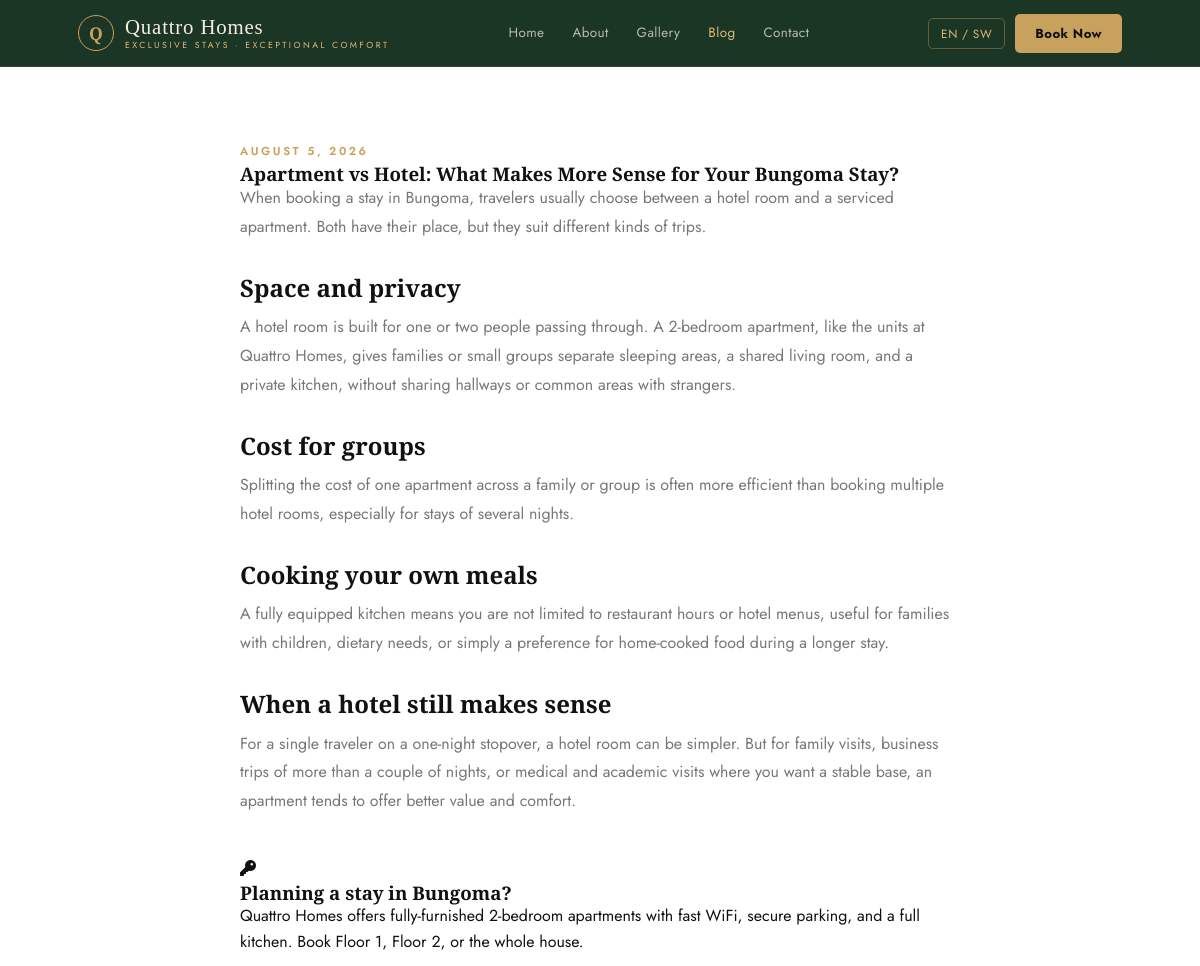
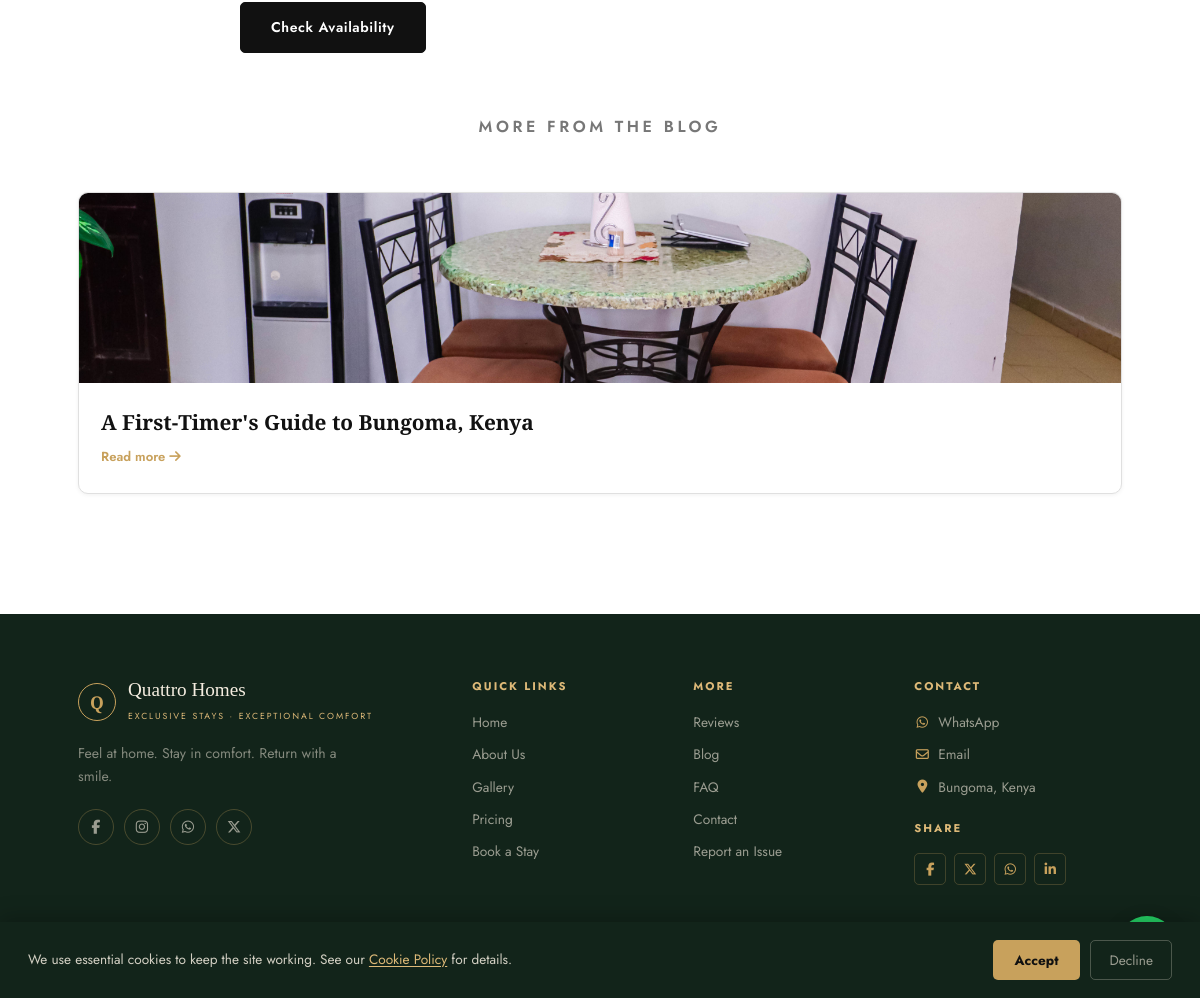
Page /blog-post.php?slug=apartment-vs-hotel-bungoma on the committed database (2 pictures, top to bottom).
### tables this page shows
CREATE TABLE IF NOT EXISTS blog_posts (
    id INT AUTO_INCREMENT PRIMARY KEY,
    title VARCHAR(200) NOT NULL,
    slug VARCHAR(220) NOT NULL UNIQUE,
    excerpt VARCHAR(300) DEFAULT NULL,
    content MEDIUMTEXT NOT NULL,
    cover_image VARCHAR(255) DEFAULT NULL,
    meta_description VARCHAR(300) DEFAULT NULL,
    status ENUM('draft','published') NOT NULL DEFAULT 'draft',
    created_at TIMESTAMP DEFAULT CURRENT_TIMESTAMP,
    updated_at TIMESTAMP DEFAULT CURRENT_TIMESTAMP ON UPDATE CURRENT_TIMESTAMP
);

### blog-post.php (the view, shortened to what this page needs)
<?php
$slug = trim($_GET['slug'] ?? '');
$post = null;
$relatedPosts = [];
try {
    $pdo = getDB();
    if ($slug !== '') {
        $stmt = $pdo->prepare("SELECT * FROM blog_posts WHERE slug = :slug AND status = 'published'");
        $stmt->execute([':slug' => $slug]);
        $post = $stmt->fetch(PDO::FETCH_ASSOC);
    }
    if ($post) {
        $relStmt = $pdo->prepare("SELECT title, slug FROM blog_posts WHERE status = 'published' AND id != :id ORDER BY created_at DESC LIMIT 3");
        $relStmt->execute([':id' => $post['id']]);
        $relatedPosts = $relStmt->fetchAll(PDO::FETCH_ASSOC);
    }
} catch (Exception $e) {
    $post = null;
}
?>
<!DOCTYPE html>
<html lang="en">
<head>
<?php include __DIR__ . '/includes/head.php'; ?>
</head>
<body>
<?php include __DIR__ . '/includes/nav.php'; ?>
<section style="padding-top:70px;">
  <div class="container">
    <?php if (!$post): ?>
      <div class="section-head">
        <h2>Post not found</h2>
        <p>This article may have been moved or unpublished.</p>
        <div class="hero-actions">
          <a href="blog.php" class="btn btn-primary">Back to Blog</a>
        </div>
      </div>
    <?php else: ?>
      <article class="blog-article">
        <p class="eyebrow"><?php echo htmlspecialchars(date('F j, Y', strtotime($post['created_at']))); ?></p>
        <h1><?php echo htmlspecialchars($post['title']); ?></h1>
        <div class="blog-article-body">
          <?php echo $post['content']; ?>
        </div>
        <div class="referral-card" style="margin-top:40px;">
          <div class="referral-icon"><i class="fa-solid fa-key"></i></div>
          <div>
            <h3>Planning a stay in Bungoma?</h3>
            <p>Quattro Homes offers fully-furnished 2-bedroom apartments with fast WiFi, secure parking, and a full kitchen. Book Floor 1, Floor 2, or the whole house.</p>
            <div class="hero-actions" style="justify-content:flex-start;margin-top:14px;">
              <a href="book.php" class="btn btn-primary">Check Availability</a>
            </div>
          </div>
        </div>
      </article>
      <?php if ($relatedPosts): ?>
      <div class="section-head" style="margin-top:60px;">
        <p class="eyebrow">More from the blog</p>
      </div>
      <div class="blog-grid">
        <?php foreach ($relatedPosts as $rp): ?>
          <a class="blog-card" href="blog-post.php?slug=<?php echo urlencode($rp['slug']); ?>">
            <img src="images/floor2/IMG_5856.jpg" alt="<?php echo htmlspecialchars($rp['title']); ?>" loading="lazy">
            <div class="blog-card-body">
              <h3><?php echo htmlspecialchars($rp['title']); ?></h3>
              <span class="blog-read-more">Read more <i class="fa-solid fa-arrow-right"></i></span>
            </div>
          </a>
        <?php endforeach; ?>
      </div>
      <?php endif; ?>
    <?php endif; ?>
  </div>
</section>
<?php include __DIR__ . '/includes/foot.php'; ?>

### css/style.css (style rules this page uses)
:root { --gold: #c8a15c; --gold-light: #ddb978; --gold-subtle: rgba(200,161,92,0.12); --forest: #1c3626; --forest-deep: #12241a; --bg: #ffffff; --bg-subtle: #f5f5f5; --bg-card: #ffffff; --text: #111111; --text-mid: #444444; --text-muted: #777777; --text-faint: #aaaaaa; --border: #e0e0e0; --border-mid: #cccccc; --shadow-sm: 0 1px 4px rgba(0,0,0,0.06); --shadow-md: 0 4px 16px rgba(0,0,0,0.09); --shadow-lg: 0 8px 32px rgba(0,0,0,0.12); --input-bg: #f9f9f9; --btn-bg: #111111; --btn-fg: #ffffff; --btn-bg-h: #2a2a2a; --radius: 5px; --radius-lg: 10px; }
*, *::before, *::after { box-sizing: border-box; margin: 0; padding: 0; }
html { scroll-behavior: smooth; }
body { font-family: 'Jost', system-ui, sans-serif; background: var(--bg); color: var(--text); line-height: 1.6; -webkit-font-smoothing: antialiased; }
a { color: inherit; text-decoration: none; }
img { display: block; max-width: 100%; }
h1,h2,h3,h4 { font-family: 'Cormorant Garamond', Georgia, serif; font-weight: 600; line-height: 1.15; color: var(--text); }
.container { max-width: 1100px; margin: 0 auto; padding: 0 28px; }
section { padding: 80px 0; }
.section-head { text-align: center; max-width: 640px; margin: 0 auto 52px; }
.section-head p { color: var(--text-muted); font-size: 1rem; line-height: 1.7; }
.eyebrow { display: inline-block; font-size: 0.72rem; font-weight: 600; text-transform: uppercase; letter-spacing: 0.22em; color: var(--gold); }
.btn { display: inline-block; padding: 13px 30px; border-radius: var(--radius); font-family: 'Jost', sans-serif; font-size: 0.88rem; font-weight: 600; letter-spacing: 0.04em; border: 1.5px solid transparent; cursor: pointer; transition: background .18s, color .18s, border-color .18s, transform .15s; }
.btn-primary { background: var(--btn-bg); color: var(--btn-fg); border-color: var(--btn-bg); }
.blog-grid { display: grid; grid-template-columns: repeat(auto-fit, minmax(280px,1fr)); gap: 26px; margin-bottom: 40px; }
.blog-card { display: block; background: var(--bg-card); border: 1px solid var(--border); border-radius: var(--radius-lg); overflow: hidden; transition: transform .15s, box-shadow .15s; box-shadow: var(--shadow-sm); }
.blog-card img { width: 100%; height: 190px; object-fit: cover; display: block; }
.blog-card-body { padding: 20px 22px 24px; }
.blog-card-body h3 { font-family: 'Cormorant Garamond', serif; font-size: 1.3rem; color: var(--text); margin: 8px 0; }
.blog-read-more { font-size: 0.82rem; color: var(--gold); font-weight: 600; }
.blog-article { max-width: 720px; margin: 0 auto; }
.blog-article-body { font-size: 1rem; line-height: 1.8; color: var(--text-muted); }
.blog-article-body h2 { font-family: 'Cormorant Garamond', serif; font-size: 1.5rem; margin: 32px 0 12px; color: var(--text); }
.blog-article-body p { margin: 0 0 18px; }

### rows in the picture
blog_posts: created_at "AUGUST 5, 2026", title "Apartment vs Hotel: What Makes More Sense for Your Bungoma Stay?", content "When booking a stay in Bungoma, travelers usually choose between a hotel room and a serviced apartment. Both have their place, but they suit different kinds of trips. Space and privacy A hotel room is built for one or two people passing through. A 2-bedroom apartment, like the units at Quattro Homes, gives families or small groups separate sleeping areas, a shared living room, and a private kitchen, without sharing hallways or common areas with strangers. Cost for groups Splitting the cost of one apartment across a family or group is often more efficient than booking multiple hotel rooms, especially for stays of several nights. Cooking your own meals A fully equipped kitchen means you are…"
blog_posts: title "A First-Timer's Guide to Bungoma, Kenya"
